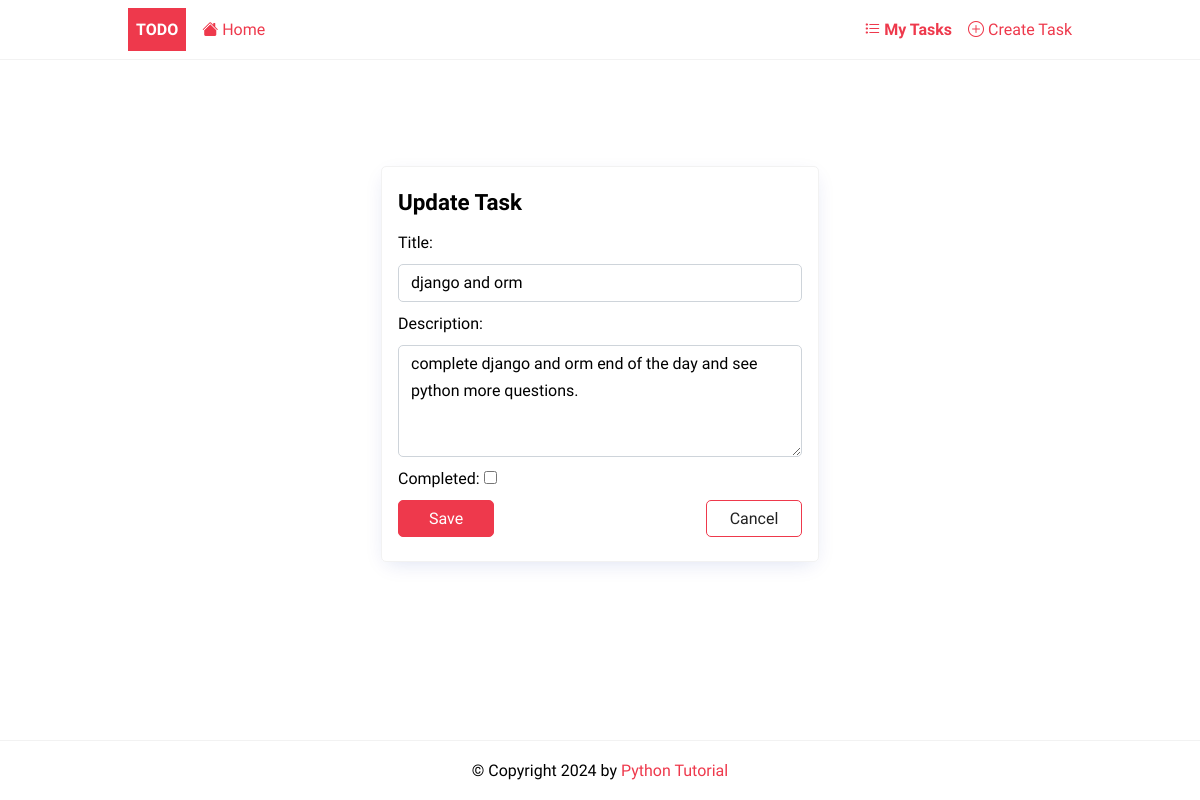
Screenshot of /task/update/11/ with the database file from the repository.
### todo/models.py (models this page shows, shortened)
class Task(models.Model):
    title = models.CharField(max_length=255)
    description = models.TextField(null=True, blank=True)
    completed = models.BooleanField(default=False)
    created_at = models.DateTimeField(auto_now_add=True)
    user = models.ForeignKey(User,on_delete=models.CASCADE, null=True, blank=True)
    class Meta:
        ordering = ['completed']

### todo/views.py (the view, shortened to what this page needs)
# urls.py: path('task/update/<int:pk>/', TaskUpdate.as_view(),name='task-update'),
class TaskUpdate(UpdateView):
    model = Task
    fields = ['title','description','completed']
    success_url = reverse_lazy('tasks')

### todo/templates/todo/task_form.html (shortened to what this page needs)
{%extends 'base.html'%}
{%block content%}
<div class="center">
 <form method="post" novalidate class="card">
 	<h2>{% if task %} Update {%else %} Create {%endif%} Task</h2>
	{% for field in form %}
		{% if field.name == 'completed' %}
			<p>
				{{ field.label_tag }}
				{{ field }}
			</p>
		{% else %}
    		{{ field.label_tag }}
        	{{ field }}
        {% endif %}
	{% endfor %}
	<div class="form-buttons">
		<input type="submit" value="Save" class="btn btn-primary"/>
		<a href="{%url 'tasks'%}" class="btn btn-outline">Cancel</a>
	</div>
</form>
</div>
{%endblock content%}

### static/css/style.css (style rules this page uses)
:root { --color-primary: #ee394c; --color-secondary: #86b7fe; --color-light: #f2f2f2; --color-gray: #ced4da; --color-dark: #212121; --color-white: #ffffff; --color-error: #e2442f; --color-warning: #ffc900; --color-info: #02a2b9; --color-success: #1ba345; --color-input: #00d1b2; --border-radius: 5px; }
* { margin: 0; padding: 0; box-sizing: border-box; text-rendering: optimizeLegibility; }
html, body { height: 100%; }
input, button, textarea { font: inherit; }
body { font-family: 'Dosis', sans-serif; font-size: 1rem; line-height: 1.7; display: flex; flex-direction: column; }
h2 { font-size: 1.4rem; }
a { color: var(--color-primary); text-decoration: none; }
.card { border: solid 1px var(--color-light); padding: 1rem; border-radius: var(--border-radius); box-shadow: rgb(11 43 158 / 15%) 0px 6px 20px -6px; min-width: 400px; }
form > * { display: block; margin-bottom: 0.5rem; }
.form-buttons { display: flex; justify-content: space-between; align-items: center; gap: 0.75rem; }
input[type='text'], input[type='email'], input[type='password'], textarea { border-radius: var(--border-radius); border: solid 1px var(--color-gray); width: 100%; padding: 0.25rem 0.75rem; }
textarea { max-height: 7rem; }
.btn { padding: 0.25rem 0.75rem; border-radius: var(--border-radius); background-color: var(--color-white); border: solid 1px var(--color-white); color: var(--color-dark); cursor: pointer; text-decoration: none; font-size: 1rem; min-width: 6rem; text-align: center; }
.btn-outline { border: solid 1px var(--color-primary); }
.btn-primary { border: solid 1px var(--color-primary); background-color: var(--color-primary); color: var(--color-white); }
.center { display: flex; flex-direction: column; align-items: center; justify-content: center; min-height: 70vh; }

### rows the page displays
Task: form "django and orm" "complete django and orm end of the day and see python more questions."

### other values shown
{{ field.label_tag }} "Title:" "Description:"
{{ field.label_tag }} "Completed:"
